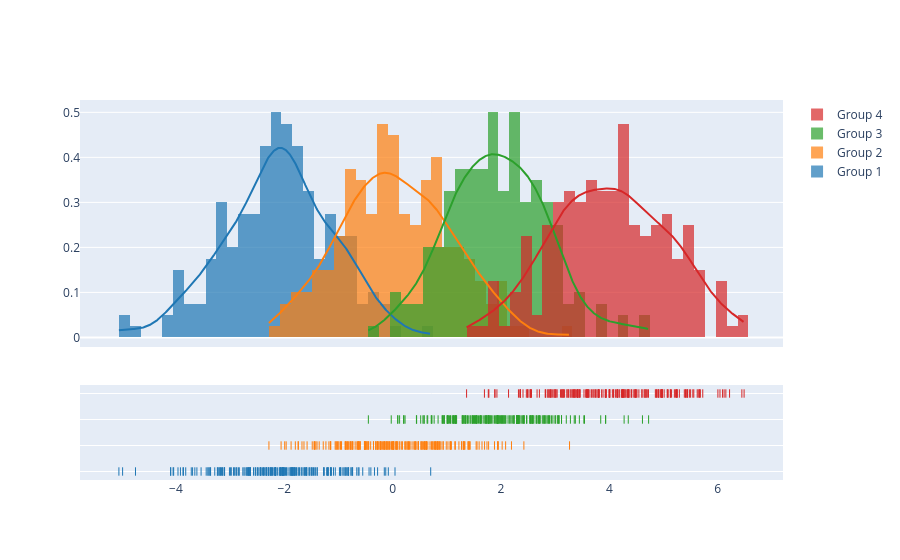

This figure's notebook cell:
### Code cell
import plotly.figure_factory as ff

# Add histogram data
x1 = np.random.randn(200) - 2
x2 = np.random.randn(200)
x3 = np.random.randn(200) + 2
x4 = np.random.randn(200) + 4

# Group data together
hist_data = [x1, x2, x3, x4]

group_labels = ['Group 1', 'Group 2', 'Group 3', 'Group 4']

# Create distplot with custom bin_size
fig = ff.create_distplot(hist_data, group_labels, bin_size=.2)
fig.show()

### Figure 1 — Plotly figure (JSON) as saved in the notebook; plotly's stock layout.template omitted (floating-point values rounded to 4 significant figures; data arrays with more than 128 entries replaced by an {"elided": "..."} marker saying what was removed)
{"data": [{"autobinx": false, "histnorm": "probability density", "legendgroup": "Group 1", "marker": {"color": "rgb(31, 119, 180)"}, "name": "Group 1", "opacity": 0.7, "type": "histogram", "x": {"elided": "200 float values"}, "xaxis": "x", "xbins": {"end": 0.7023, "size": 0.2, "start": -5.052}, "yaxis": "y"}, {"autobinx": false, "histnorm": "probability density", "legendgroup": "Group 2", "marker": {"color": "rgb(255, 127, 14)"}, "name": "Group 2", "opacity": 0.7, "type": "histogram", "x": {"elided": "200 float values"}, "xaxis": "x", "xbins": {"end": 3.265, "size": 0.2, "start": -2.283}, "yaxis": "y"}, {"autobinx": false, "histnorm": "probability density", "legendgroup": "Group 3", "marker": {"color": "rgb(44, 160, 44)"}, "name": "Group 3", "opacity": 0.7, "type": "histogram", "x": {"elided": "200 float values"}, "xaxis": "x", "xbins": {"end": 4.724, "size": 0.2, "start": -0.4482}, "yaxis": "y"}, {"autobinx": false, "histnorm": "probability density", "legendgroup": "Group 4", "marker": {"color": "rgb(214, 39, 40)"}, "name": "Group 4", "opacity": 0.7, "type": "histogram", "x": {"elided": "200 float values"}, "xaxis": "x", "xbins": {"end": 6.486, "size": 0.2, "start": 1.365}, "yaxis": "y"}, {"legendgroup": "Group 1", "marker": {"color": "rgb(31, 119, 180)"}, "mode": "lines", "name": "Group 1", "showlegend": false, "type": "scatter", "x": {"elided": "500 float values"}, "xaxis": "x", "y": {"elided": "500 float values"}, "yaxis": "y"}, {"legendgroup": "Group 2", "marker": {"color": "rgb(255, 127, 14)"}, "mode": "lines", "name": "Group 2", "showlegend": false, "type": "scatter", "x": {"elided": "500 float values"}, "xaxis": "x", "y": {"elided": "500 float values"}, "yaxis": "y"}, {"legendgroup": "Group 3", "marker": {"color": "rgb(44, 160, 44)"}, "mode": "lines", "name": "Group 3", "showlegend": false, "type": "scatter", "x": {"elided": "500 float values"}, "xaxis": "x", "y": {"elided": "500 float values"}, "yaxis": "y"}, {"legendgroup": "Group 4", "marker": {"color": "rgb(214, 39, 40)"}, "mode": "lines", "name": "Group 4", "showlegend": false, "type": "scatter", "x": {"elided": "500 float values"}, "xaxis": "x", "y": {"elided": "500 float values"}, "yaxis": "y"}, {"legendgroup": "Group 1", "marker": {"color": "rgb(31, 119, 180)", "symbol": "line-ns-open"}, "mode": "markers", "name": "Group 1", "showlegend": false, "type": "scatter", "x": {"elided": "200 float values"}, "xaxis": "x", "y": {"elided": "200 str values"}, "yaxis": "y2"}, {"legendgroup": "Group 2", "marker": {"color": "rgb(255, 127, 14)", "symbol": "line-ns-open"}, "mode": "markers", "name": "Group 2", "showlegend": false, "type": "scatter", "x": {"elided": "200 float values"}, "xaxis": "x", "y": {"elided": "200 str values"}, "yaxis": "y2"}, {"legendgroup": "Group 3", "marker": {"color": "rgb(44, 160, 44)", "symbol": "line-ns-open"}, "mode": "markers", "name": "Group 3", "showlegend": false, "type": "scatter", "x": {"elided": "200 float values"}, "xaxis": "x", "y": {"elided": "200 str values"}, "yaxis": "y2"}, {"legendgroup": "Group 4", "marker": {"color": "rgb(214, 39, 40)", "symbol": "line-ns-open"}, "mode": "markers", "name": "Group 4", "showlegend": false, "type": "scatter", "x": {"elided": "200 float values"}, "xaxis": "x", "y": {"elided": "200 str values"}, "yaxis": "y2"}], "layout": {"barmode": "overlay", "hovermode": "closest", "legend": {"traceorder": "reversed"}, "xaxis": {"anchor": "y2", "domain": [0.0, 1.0], "zeroline": false}, "yaxis": {"anchor": "free", "domain": [0.35, 1], "position": 0.0}, "yaxis2": {"anchor": "x", "domain": [0, 0.25], "dtick": 1, "showticklabels": false}}}
